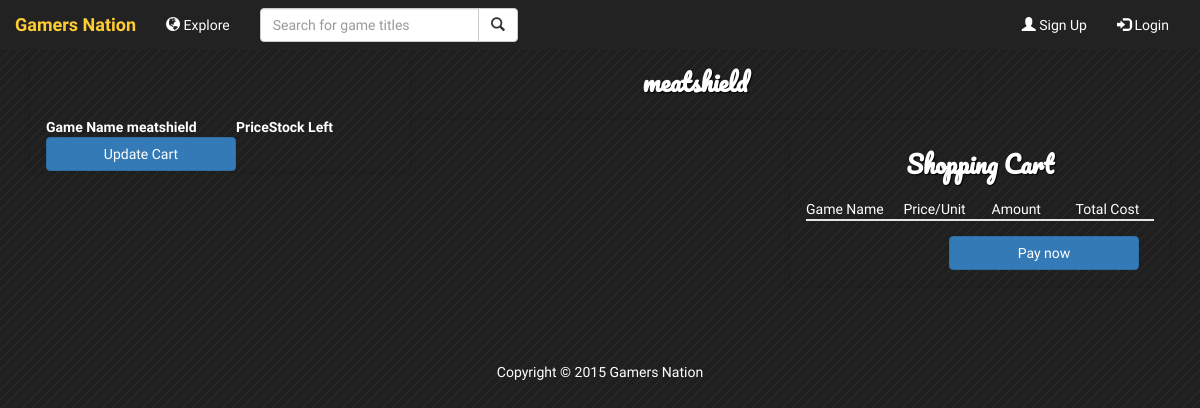
Page /sellershop.php?id=meatshield on the earlier database version.
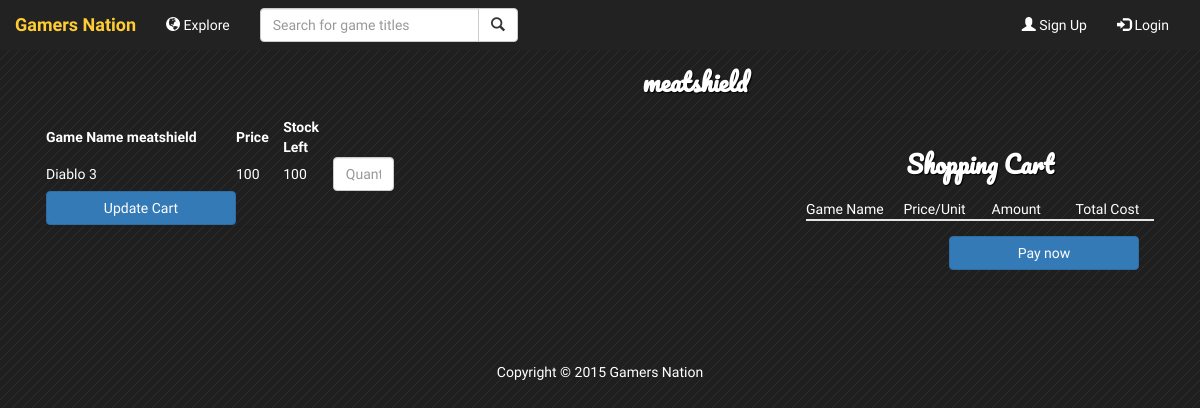
Same page on the later database version.
### tables this page shows
CREATE TABLE `supplier_own_game` (
  `Supplier_UserID` varchar(255) NOT NULL DEFAULT '',
  `GameID` int(11) NOT NULL,
  `Stock` int(11) DEFAULT NULL
);

CREATE TABLE `game` (
  `GameID` int(11) NOT NULL,
  `Title` varchar(255) DEFAULT NULL,
  `Publisher` varchar(255) DEFAULT NULL,
  `Year_Released` int(11) DEFAULT NULL,
  `Platform` varchar(255) DEFAULT NULL,
  `Region` varchar(255) DEFAULT NULL,
  `Price` float DEFAULT NULL,
  `ImagePath` varchar(500) NOT NULL
);

### sellershop.php (the view, shortened to what this page needs)
<!DOCTYPE html>
<html>
    <head>
        <link href="css/bootstrap.min.css" rel="stylesheet">
        <link rel="stylesheet" href="css/main.css"/>
        <link href="css/star-rating.min.css" media="all" rel="stylesheet" type="text/css" />
    </head>
    <?php include 'header.inc.php'; ?>
    <body>
        <?php
        if (isset($_GET['id']))
        {
            $shopid = $_GET['id'];
        }
        ?>
        <div class="container" style="margin: 4em auto;">
            <div class="panel panel-transparent col-md-4">
                <br><br><br>
                <form class="form-horizontal" role="form" method="post" action="sellershop.php?id=<?php echo $shopid ?>">
                <table>
                    <thead>
                        <tr>
                            <th><strong>Game Name <?php echo $shopid; ?></strong></th>
                            <th><strong>Price</strong></th>
                            <th><strong>Stock Left</strong></th>
                        </tr>
                    </thead>
                    <?php
                    $sql = "SELECT * FROM supplier_own_game WHERE Supplier_UserID = '" . $shopid . "'";
                    if ($result = mysqli_query($connection, $sql)) {
                        $rowCounter = 0;
                        while ($row = mysqli_fetch_assoc($result)) {
                            $sql2 = "SELECT * FROM game WHERE GameID = " . $row['GameID'];
                            if ($result2 = mysqli_query($connection, $sql2)) {
                                $row4 = mysqli_fetch_assoc($result2);
                            }
                            $rowCounter++;
                            echo '<tr>';
                            echo '<td style="width: 100px"> ';
                            echo $row4['Title'];
                            echo '</td>';
                            echo '<td style="width: 100px"> ';
                            echo $row4['Price'];
                            echo '</td>';
                            echo '<td style="width: 100px"> ';
                            echo $row['Stock'];
                            echo '</td>';
                            echo '<td style="width: 190px"> ';
                            echo '<input type="text" class="form-control" placeholder="Quantity" id="row' .$rowCounter. '" name="row' .$rowCounter. '">';
                            echo '</td>';
                            echo '</tr>';
                        }
                    }
                    ?>
                    <td><input type="submit" value="Update Cart" class="btn btn-primary" data-toggle="modal" data-target="#viewcart"/></td>
                </table>
            </form>
            </div>
            <div class="panel panel-transparent col-md-6">
                <h1> <strong><?php echo $shopid; ?> </strong></h1>
            </div>
            <div style="float:right" class="panel panel-transparent col-md-4">
                <h1> <strong>Shopping Cart</strong></h1>
               <div class="table-hover">
                   <div>
                       <table class="modal-title" id="myModalLabel">
                                <tr class="modal-header">
                                    <td style="width: 125px">Game Name</td>
                                    <td style="width: 100px">Price/Unit</td>
                                    <td style="width: 100px">Amount</td>
                                    <td style="width: 100px">Total Cost</td>
                                </tr>
                        </table>
                   </div>
                    <div class="modal-footer">
                        <input type="submit" value="Pay now" class="btn btn-primary"/>
                    </div>
                    </div>
            </div>
                </div>
    <?php include 'footer.inc.php'; ?>
    </body>
</html>

### header.inc.php (shortened to what this page needs)
<html>
<link rel="stylesheet" href="http://ajax.googleapis.com/ajax/libs/jqueryui/1.10.1/themes/base/minified/jquery-ui.min.css" type="text/css" />
<div class="container-fluid">
    <div class="nav navbar-inverse navbar-fixed-top">
        <div class="navbar-header"><a href="index.php" class="navbar-brand">Gamers Nation</a>
        </div>
        <div class="collapse navbar-collapse" id="bs-example-navbar-collapse-1">
            <ul class="nav navbar-nav">
                <li><a href="explore.php"><span class="glyphicon glyphicon-globe"></span> Explore</a></li>
					<li>
					<div>
            <form class="navbar-form" role="search" action='searchresults.php' method='get'>
              <div class="input-group">
                <input type="text" class="form-control typeahead tt-query auto" placeholder="Search for game titles" name="typeahead" id="search-term">
                <div class="input-group-btn">
                  <button class="btn btn-default" type="submit"><i class="glyphicon glyphicon-search"></i></button>
                </div>
              </div>
            </form>
          </div></li>
            </ul>
            <ul class="nav navbar-nav navbar-right">
                <?php
                if ((!isset($_SESSION['username'])))
				{
                    ?>
                    <li><a href="signup.php"><span class="glyphicon glyphicon-user"></span> Sign Up</a></li>
                    <li><a href="login.php"><span class="glyphicon glyphicon-log-in"></span> Login</a></li>
                    <?php
                }
                ?>
            </ul>
        </div>
    </div>
</div>
</html>

### footer.inc.php (shortened to what this page needs)
<footer class="text-center">
    <p>Copyright &COPY; 2015 Gamers Nation</p>
</footer>

### css/main.css (style rules this page uses)
body { background:#1F1F1F url(../images/pattern.png) repeat top left; color:#fff; font-family: 'PT Sans Narrow', Arial, sans-serif; font-size:14px; }
a { color:#ddd; text-decoration:none; }
h1 { margin:5px; font-size:24px; text-align:center; color:#fff; font-family:"Pacifico", Georgia, "Times New Roman", serif; text-shadow:1px 1px 1px #000; padding-bottom:10px; line-height:40px; }
.panel-transparent { background: none; -webkit-box-shadow: 0 1px 1px rgba(0, 0, 0, .05); box-shadow: 0 1px 1px rgba(0, 0, 0, .05); }
.nav.navbar-nav.navbar-right { margin-right: 16px; }
.navbar-inverse .navbar-brand { color: white; }
.navbar-inverse .navbar-nav > li > a { color: white; }
footer { clear: both; height: 40px; }

Differences in the rows shown:
added supplier_own_game: GameID.Title "Diablo 3", GameID.Price "100", Stock "100"
